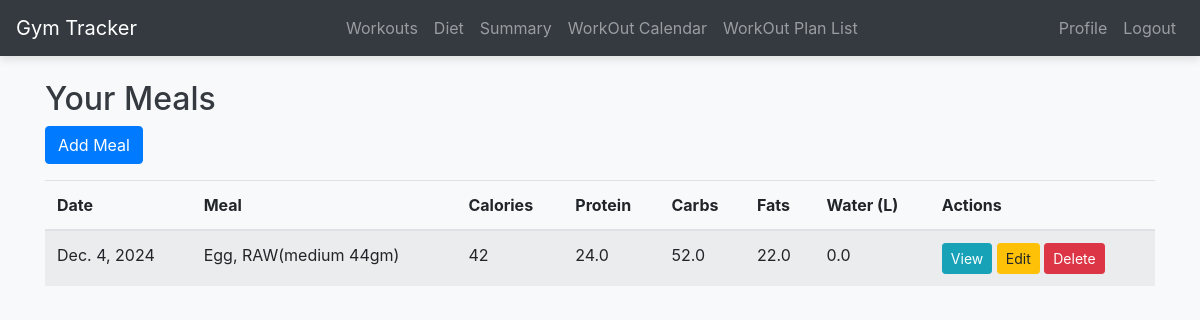
Page /diet/ (signed in) on the committed database.
### diet_tracking/models.py (models this page shows, shortened)
class Meal(models.Model):
    user = models.ForeignKey(User, on_delete=models.CASCADE, related_name='meals')
    date = models.DateField()
    name = models.CharField(max_length=100)
    calories = models.IntegerField()
    protein = models.FloatField(help_text="Protein in grams")
    carbs = models.FloatField(help_text="Carbohydrates in grams")
    fats = models.FloatField(help_text="Fats in grams")
    water_intake = models.FloatField(help_text="Water intake in liters", default=0.0)

### diet_tracking/views.py (the view)
# urls.py: path('', views.diet_list, name='diet_list'),
@login_required
def diet_list(request):
    today = datetime.today()
    meals = Meal.objects.filter(user=request.user, date__lte=today).order_by('-date')
    return render(request, 'diet_tracking/diet_list.html', {'meals': meals})

### templates/diet_tracking/diet_list.html
{% extends 'base.html' %}
{% block content %}
<h2>Your Meals</h2>
<a class="btn btn-primary mb-3" href="{% url 'diet_create' %}">Add Meal</a>
<table class="table table-striped">
    <thead>
        <tr>
            <th>Date</th>
            <th>Meal</th>
            <th>Calories</th>
            <th>Protein</th>
            <th>Carbs</th>
            <th>Fats</th>
            <th>Water (L)</th>
            <th>Actions</th>
        </tr>
    </thead>
    <tbody>
        {% for meal in meals %}
        <tr>
            <td>{{ meal.date }}</td>
            <td>{{ meal.name }}</td>
            <td>{{ meal.calories }}</td>
            <td>{{ meal.protein }}</td>
            <td>{{ meal.carbs }}</td>
            <td>{{ meal.fats }}</td>
            <td>{{ meal.water_intake }}</td>
            <td>
                <a class="btn btn-info btn-sm" href="{% url 'diet_detail' meal.pk %}">View</a>
                <a class="btn btn-warning btn-sm" href="{% url 'diet_edit' meal.pk %}">Edit</a>
                <a class="btn btn-danger btn-sm" href="{% url 'diet_delete' meal.pk %}">Delete</a>
            </td>
        </tr>
        {% empty %}
        <tr>
            <td colspan="8">No meals logged yet.</td>
        </tr>
        {% endfor %}
    </tbody>
</table>
{% endblock %}

### static/css/styles.css (style rules this page uses)
body { background-color: #f8f9fa; }
.container h2 { color: #343a40; }

### rows in the picture
Meal: date "Dec. 4, 2024", name "Egg, RAW(medium 44gm)", calories "42", protein "24.0", carbs "52.0", fats "22.0", water_intake "0.0"
